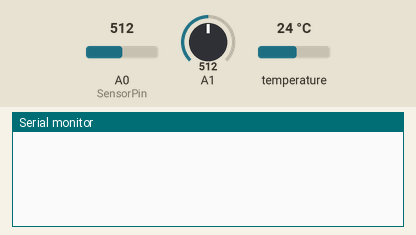
This sketch was run on a simulated Arduino Uno, built with avr-gcc and run on an emulated ATmega328P. Parts: the last lines printed to the serial monitor. The inputs (shaded band) are chosen by the test bench; at power-on: temperature 24 °C, A0 (SensorPin) = 512, A1 = 512.

Above: at 1.5 s.
1.6 s: temperature set to 12 °C
At 2.6 s:
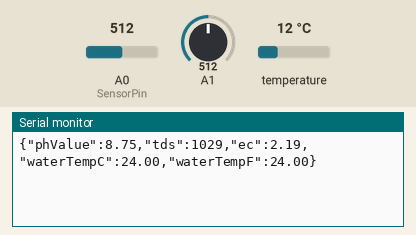
5.2 s: A0 (SensorPin) set to 716
At 6.4 s:
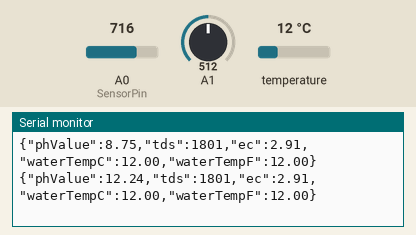
6.7 s: A1 set to 716
At 8.0 s:
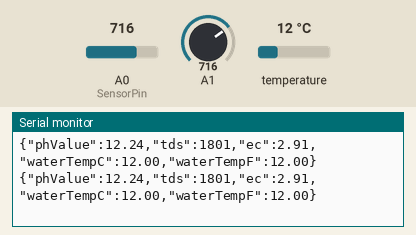
8.2 s: temperature set to 19 °C
At 9.6 s:
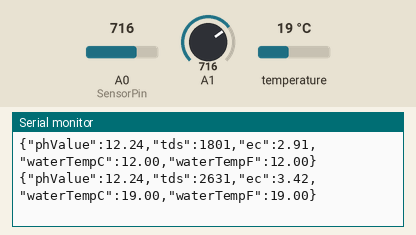
9.7 s: A0 (SensorPin) set to 900
11.2 s: A1 set to 900
At 11.8 s:
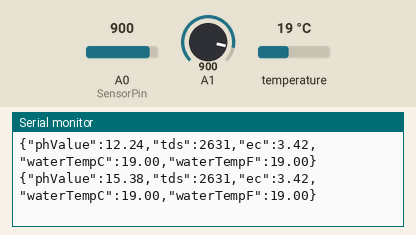
Timing chart, 0 to 13.7 s (numbered marks = the images above; inputs shaded):
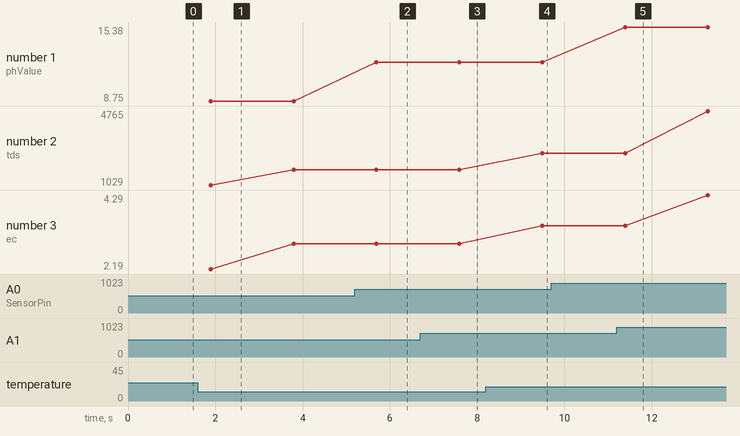

Measured:
- after the input at 5.2 s, the serial monitor: prints a new line after 0.49 s (image 2)
- after the input at 8.2 s, the serial monitor: prints a new line after 1.3 s (image 4)
- plotted number 1: 8.75 → 12.24 after the input at 5.2 s
- plotted number 2: 1801 → 2631 after the input at 8.2 s, 2631 → 4765 after the input at 11.2 s
- plotted number 3: 2.91 → 3.42 after the input at 8.2 s, 3.42 → 4.29 after the input at 11.2 s

The sketch:

arduinophtemptds.ino
```cpp
#include <OneWire.h>
#include <DallasTemperature.h>
#include <ArduinoJson.h>
#define SensorPin A0         // the pH meter Analog output is connected with the Arduino’s Analog
unsigned long int avgValue;  //Store the average value of the sensor feedback
float b;
int buf[10], temp;

namespace pin {
const byte tds_sensor = A1;
const byte one_wire_bus = 7;  // Dallas Temperature Sensor
}

namespace device {
float aref = 4.3;
}

namespace sensor {
float ec = 0;
unsigned int tds = 0;
float waterTempC = 0;
float waterTempF = 0;
float ecCalibration = 1;
}

OneWire oneWire(pin::one_wire_bus);
DallasTemperature dallasTemperature(&oneWire);


void setup() {
  Serial.begin(9600);

  dallasTemperature.begin();
}


void loop() {
  dallasTemperature.requestTemperatures();
  sensor::waterTempC = dallasTemperature.getTempCByIndex(0);
  sensor::waterTempF = dallasTemperature.getTempCByIndex(0);
  float rawEc = analogRead(pin::tds_sensor) * device::aref / 1024.0;                                           // read the analog value more stable by the median filtering algorithm, and convert to voltage value
  float temperatureCoefficient = 1.0 + 0.02 * (sensor::waterTempC - 25.0);                                     // temperature compensation formula: fFinalResult(25^C) = fFinalResult(current)/(1.0+0.02*(fTP-25.0));
  sensor::ec = (rawEc / temperatureCoefficient) * sensor::ecCalibration;                                       // temperature and calibration compensation
  sensor::tds = (133.42 * pow(sensor::ec, 3) - 255.86 * sensor::ec * sensor::ec + 857.39 * sensor::ec) * 0.5;  //convert voltage value to tds value
  // Serial.print(F("TDS:"));
  // Serial.println(sensor::tds);
  // Serial.print(F("EC:"));
  // Serial.println(sensor::ec, 2);
  // Serial.print(F("Temperature:"));
  // Serial.println(sensor::waterTemp, 2);
  delay(1000);
  for (int i = 0; i < 10; i++)  //Get 10 sample value from the sensor for smooth the value
  {
    buf[i] = analogRead(SensorPin);
    delay(10);
  }
  for (int i = 0; i < 9; i++)  //sort the analog from small to large
  {
    for (int j = i + 1; j < 10; j++) {
      if (buf[i] > buf[j]) {
        temp = buf[i];
        buf[i] = buf[j];
        buf[j] = temp;
      }
    }
  }
  avgValue = 0;
  for (int i = 2; i < 8; i++) avgValue += buf[i];  //take the average value of 6 center sample, from 2  until 7f

  float phValue = (float)avgValue * 5.0 / 1024 / 6;  //convert the analog into millivolt
  phValue = 3.5 * phValue;
  StaticJsonDocument<200> jsonDoc;
  jsonDoc["phValue"] = serialized(String(phValue, 2));  //conver to 2 decimal
  jsonDoc["tds"] = serialized(String(sensor::tds));
  jsonDoc["ec"] = serialized(String(sensor::ec, 2));                  //conver to 2 decimal
  jsonDoc["waterTempC"] = serialized(String(sensor::waterTempC, 2));  //conver to 2 decimal
  jsonDoc["waterTempF"] = serialized(String(sensor::waterTempF, 2));  //conver to 2 decimal
  char buffer[200];
  serializeJson(jsonDoc, buffer);
  // String jsonString;
  // serializeJson(jsonDoc, jsonString);
  serializeJson(jsonDoc, buffer);
  Serial.println(buffer);
}

// void readTdsQuick() {
//   dallasTemperature.requestTemperatures();
//   sensor::waterTemp = dallasTemperature.getTempCByIndex(0);
//   float rawEc = analogRead(pin::tds_sensor) * device::aref / 1024.0;                                           // read the analog value more stable by the median filtering algorithm, and convert to voltage value
//   float temperatureCoefficient = 1.0 + 0.02 * (sensor::waterTemp - 25.0);                                      // temperature compensation formula: fFinalResult(25^C) = fFinalResult(current)/(1.0+0.02*(fTP-25.0));
//   sensor::ec = (rawEc / temperatureCoefficient) * sensor::ecCalibration;                                       // temperature and calibration compensation
//   sensor::tds = (133.42 * pow(sensor::ec, 3) - 255.86 * sensor::ec * sensor::ec + 857.39 * sensor::ec) * 0.5;  //convert voltage value to tds value
//   Serial.print(F("TDS:"));
//   Serial.println(sensor::tds);
//   Serial.print(F("EC:"));
//   Serial.println(sensor::ec, 2);
//   Serial.print(F("Temperature:"));
//   Serial.println(sensor::waterTemp, 2);
// }
```
